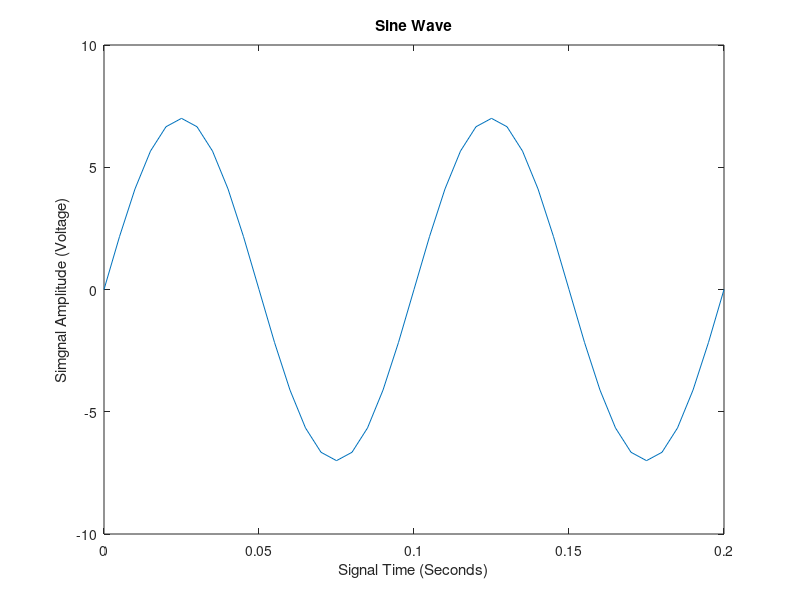

MATLAB code for this plot:
f=10;
A=7;
Fs=f*20;
Ts=1/Fs;
t=0:Ts:0.2;
x=A*sin(2*pi*f*t);
plot(t,x);
 	 
title('Sine Wave');	 	 
xlabel('Signal Time (Seconds)')	 	 
ylabel('Simgnal Amplitude (Voltage)');

